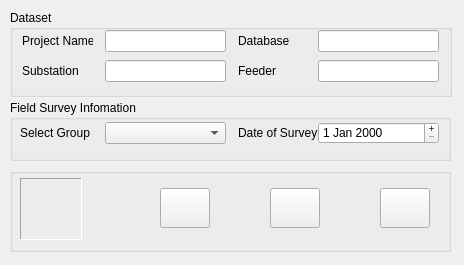
<?xml version="1.0" encoding="UTF-8"?>
<ui version="4.0">
 <class>frmProcessData</class>
 <widget class="QMainWindow" name="frmProcessData">
  <property name="geometry">
   <rect>
    <x>0</x>
    <y>0</y>
    <width>464</width>
    <height>265</height>
   </rect>
  </property>
  <property name="sizePolicy">
   <sizepolicy hsizetype="Fixed" vsizetype="Fixed">
    <horstretch>0</horstretch>
    <verstretch>0</verstretch>
   </sizepolicy>
  </property>
  <property name="maximumSize">
   <size>
    <width>464</width>
    <height>265</height>
   </size>
  </property>
  <property name="windowTitle">
   <string>Process Field Data</string>
  </property>
  <property name="windowIcon">
   <iconset resource="../Resources/FormIcons/resources.qrc">
    <normaloff>:/plugins/ElectricSystems/Resources/FormIcons/formgps.png</normaloff>:/plugins/ElectricSystems/Resources/FormIcons/formgps.png</iconset>
  </property>
  <widget class="QWidget" name="centralwidget">
   <widget class="QGroupBox" name="groupBox">
    <property name="geometry">
     <rect>
      <x>10</x>
      <y>10</y>
      <width>442</width>
      <height>87</height>
     </rect>
    </property>
    <property name="title">
     <string>Dataset</string>
    </property>
    <widget class="QLabel" name="label">
     <property name="geometry">
      <rect>
       <x>12</x>
       <y>23</y>
       <width>71</width>
       <height>16</height>
      </rect>
     </property>
     <property name="text">
      <string>Project Name</string>
     </property>
    </widget>
    <widget class="QLineEdit" name="txtPro">
     <property name="geometry">
      <rect>
       <x>95</x>
       <y>20</y>
       <width>121</width>
       <height>22</height>
      </rect>
     </property>
     <property name="toolTip">
      <string>Project Name</string>
     </property>
    </widget>
    <widget class="QLabel" name="label_2">
     <property name="geometry">
      <rect>
       <x>228</x>
       <y>23</y>
       <width>51</width>
       <height>16</height>
      </rect>
     </property>
     <property name="text">
      <string>Database</string>
     </property>
    </widget>
    <widget class="QLabel" name="label_3">
     <property name="geometry">
      <rect>
       <x>12</x>
       <y>53</y>
       <width>71</width>
       <height>16</height>
      </rect>
     </property>
     <property name="text">
      <string>Substation</string>
     </property>
    </widget>
    <widget class="QLabel" name="label_4">
     <property name="geometry">
      <rect>
       <x>228</x>
       <y>53</y>
       <width>51</width>
       <height>16</height>
      </rect>
     </property>
     <property name="text">
      <string>Feeder</string>
     </property>
    </widget>
    <widget class="QLineEdit" name="txtSub">
     <property name="geometry">
      <rect>
       <x>95</x>
       <y>50</y>
       <width>121</width>
       <height>22</height>
      </rect>
     </property>
     <property name="toolTip">
      <string>Project Name</string>
     </property>
    </widget>
    <widget class="QLineEdit" name="txtPBS">
     <property name="geometry">
      <rect>
       <x>308</x>
       <y>20</y>
       <width>121</width>
       <height>22</height>
      </rect>
     </property>
     <property name="toolTip">
      <string>Project Name</string>
     </property>
    </widget>
    <widget class="QLineEdit" name="txtFed">
     <property name="geometry">
      <rect>
       <x>308</x>
       <y>50</y>
       <width>121</width>
       <height>22</height>
      </rect>
     </property>
     <property name="toolTip">
      <string>Project Name</string>
     </property>
    </widget>
   </widget>
   <widget class="QGroupBox" name="groupBox_2">
    <property name="geometry">
     <rect>
      <x>10</x>
      <y>100</y>
      <width>441</width>
      <height>61</height>
     </rect>
    </property>
    <property name="title">
     <string>Field Survey Infomation</string>
    </property>
    <widget class="QComboBox" name="cmbGroup">
     <property name="geometry">
      <rect>
       <x>95</x>
       <y>22</y>
       <width>121</width>
       <height>22</height>
      </rect>
     </property>
    </widget>
    <widget class="QLabel" name="label_5">
     <property name="geometry">
      <rect>
       <x>10</x>
       <y>25</y>
       <width>91</width>
       <height>16</height>
      </rect>
     </property>
     <property name="text">
      <string>Select Group</string>
     </property>
    </widget>
    <widget class="QLabel" name="label_6">
     <property name="geometry">
      <rect>
       <x>228</x>
       <y>25</y>
       <width>81</width>
       <height>16</height>
      </rect>
     </property>
     <property name="text">
      <string>Date of Survey</string>
     </property>
    </widget>
    <widget class="QDateEdit" name="dtpSurvey">
     <property name="geometry">
      <rect>
       <x>308</x>
       <y>22</y>
       <width>121</width>
       <height>22</height>
      </rect>
     </property>
     <property name="buttonSymbols">
      <enum>QAbstractSpinBox::PlusMinus</enum>
     </property>
    </widget>
   </widget>
   <widget class="QGroupBox" name="groupBox_3">
    <property name="geometry">
     <rect>
      <x>10</x>
      <y>168</y>
      <width>441</width>
      <height>84</height>
     </rect>
    </property>
    <property name="title">
     <string/>
    </property>
    <widget class="QFrame" name="frame">
     <property name="geometry">
      <rect>
       <x>10</x>
       <y>10</y>
       <width>62</width>
       <height>62</height>
      </rect>
     </property>
     <property name="styleSheet">
      <string notr="true">image: url(:/plugins/ElectricSystems/Resources/FormIcons/basicnreca.png);</string>
     </property>
     <property name="frameShape">
      <enum>QFrame::Panel</enum>
     </property>
     <property name="frameShadow">
      <enum>QFrame::Sunken</enum>
     </property>
    </widget>
    <widget class="QPushButton" name="cmdHelp">
     <property name="geometry">
      <rect>
       <x>260</x>
       <y>20</y>
       <width>50</width>
       <height>40</height>
      </rect>
     </property>
     <property name="toolTip">
      <string>Help</string>
     </property>
     <property name="text">
      <string/>
     </property>
     <property name="icon">
      <iconset resource="../Resources/FormIcons/resources.qrc">
       <normaloff>:/plugins/ElectricSystems/Resources/FormIcons/basichelp.png</normaloff>:/plugins/ElectricSystems/Resources/FormIcons/basichelp.png</iconset>
     </property>
     <property name="iconSize">
      <size>
       <width>32</width>
       <height>32</height>
      </size>
     </property>
    </widget>
    <widget class="QPushButton" name="cmdGetData">
     <property name="geometry">
      <rect>
       <x>150</x>
       <y>20</y>
       <width>50</width>
       <height>40</height>
      </rect>
     </property>
     <property name="toolTip">
      <string>Clear Map</string>
     </property>
     <property name="text">
      <string/>
     </property>
     <property name="icon">
      <iconset resource="../Resources/FormIcons/resources.qrc">
       <normaloff>:/plugins/ElectricSystems/Resources/FormIcons/featuregps.png</normaloff>:/plugins/ElectricSystems/Resources/FormIcons/featuregps.png</iconset>
     </property>
     <property name="iconSize">
      <size>
       <width>32</width>
       <height>32</height>
      </size>
     </property>
    </widget>
    <widget class="QPushButton" name="cmdClose">
     <property name="geometry">
      <rect>
       <x>370</x>
       <y>20</y>
       <width>50</width>
       <height>40</height>
      </rect>
     </property>
     <property name="toolTip">
      <string>Close</string>
     </property>
     <property name="text">
      <string/>
     </property>
     <property name="icon">
      <iconset resource="../Resources/FormIcons/resources.qrc">
       <normaloff>:/plugins/ElectricSystems/Resources/FormIcons/basicexit.png</normaloff>:/plugins/ElectricSystems/Resources/FormIcons/basicexit.png</iconset>
     </property>
     <property name="iconSize">
      <size>
       <width>32</width>
       <height>32</height>
      </size>
     </property>
    </widget>
   </widget>
  </widget>
 </widget>
 <resources>
  <include location="../Resources/FormIcons/resources.qrc"/>
 </resources>
 <connections/>
</ui>
